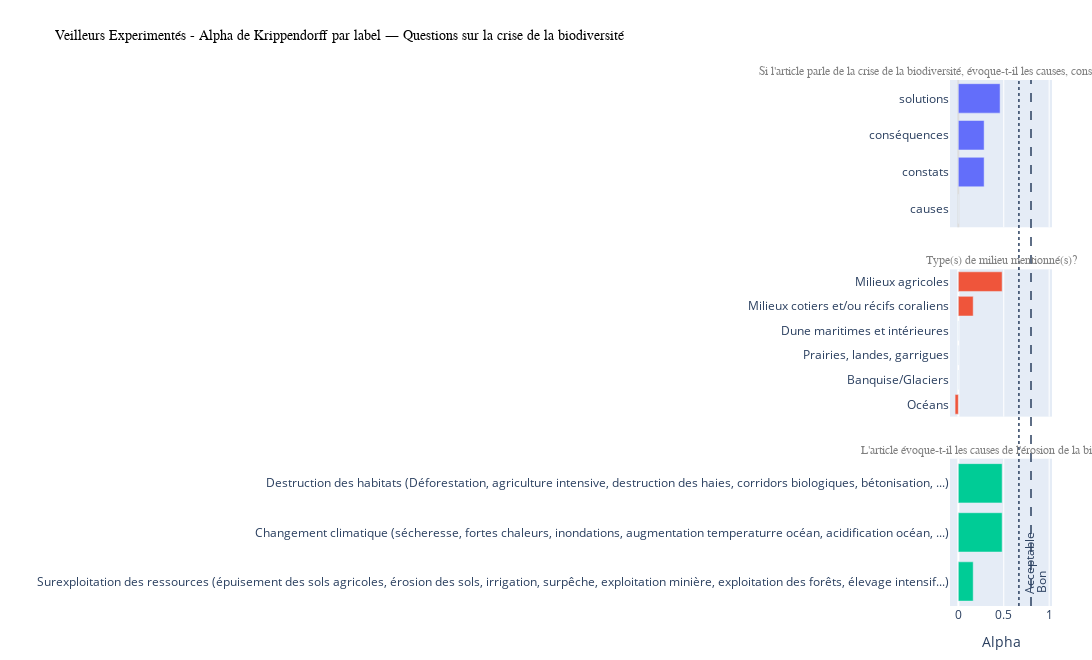

Notebook code cell kept with this figure:
### Code cell
# Questions Biodiversité
alpha_dict_biodiv_exp = {q: alpha_dict_exp[q] for q in questions_biodiv if q in alpha_dict_exp}
fig = make_multi_figure(alpha_dict_biodiv_exp, titre = "Veilleurs Experimentés - Alpha de Krippendorff par label — Questions sur la crise de la biodiversité", width=1500)
fig.show()

### Figure 1 — Plotly figure (JSON) as saved in the notebook; plotly's stock layout.template omitted (floating-point values rounded to 4 significant figures)
{"data": [{"hovertemplate": "<b>%{y}</b><br>Alpha: %{x:.3f}<extra></extra>", "orientation": "h", "showlegend": false, "type": "bar", "x": [0.0, 0.284, 0.284, 0.4596], "xaxis": "x", "y": ["causes", "constats", "conséquences", "solutions"], "yaxis": "y"}, {"hovertemplate": "<b>%{y}</b><br>Alpha: %{x:.3f}<extra></extra>", "orientation": "h", "showlegend": false, "type": "bar", "x": [-0.03571, 0.0, 0.0, 0.0, 0.1635, 0.4821], "xaxis": "x2", "y": ["Océans", "Banquise/Glaciers", "Prairies, landes, garrigues", "Dune maritimes et intérieures", "Milieux cotiers et/ou récifs coraliens", "Milieux agricoles"], "yaxis": "y2"}, {"hovertemplate": "<b>%{y}</b><br>Alpha: %{x:.3f}<extra></extra>", "orientation": "h", "showlegend": false, "type": "bar", "x": [0.1635, 0.4821, 0.4821], "xaxis": "x3", "y": ["Surexploitation des ressources (épuisement des sols agricoles, érosion des sols, irrigation, surpêche, exploitation minière, exploitation des forêts, élevage intensif...)", "Changement climatique (sécheresse, fortes chaleurs, inondations, augmentation temperaturre océan, acidification océan, ...)", "Destruction des habitats (Déforestation, agriculture intensive, destruction des haies, corridors biologiques, bétonisation, ...)"], "yaxis": "y3"}], "layout": {"annotations": [{"font": {"color": "gray", "family": "Arial", "size": 12}, "showarrow": false, "text": "Si l'article parle de la crise de la biodiversité, évoque-t-il les causes, conséquences, solutions ou constats ?", "x": 0.5, "xanchor": "center", "xref": "paper", "y": 1, "yanchor": "bottom", "yref": "paper"}, {"font": {"color": "gray", "family": "Arial", "size": 12}, "showarrow": false, "text": "Type(s) de milieu mentionné(s)?", "x": 0.5, "xanchor": "center", "xref": "paper", "y": 0.64, "yanchor": "bottom", "yref": "paper"}, {"font": {"color": "gray", "family": "Arial", "size": 12}, "showarrow": false, "text": "L'article évoque-t-il les causes de l'érosion de la biodiversité?", "x": 0.5, "xanchor": "center", "xref": "paper", "y": 0.28, "yanchor": "bottom", "yref": "paper"}, {"font": {"color": "#2A3F5F", "size": 12}, "showarrow": false, "text": "Acceptable", "textangle": -90, "x": 0.667, "xanchor": "left", "xref": "x", "y": 0.02, "yanchor": "bottom", "yref": "paper"}, {"font": {"color": "#2A3F5F", "size": 12}, "showarrow": false, "text": "Bon", "textangle": -90, "x": 0.8, "xanchor": "left", "xref": "x", "y": 0.02, "yanchor": "bottom", "yref": "paper"}], "bargap": 0.2, "height": 660, "margin": {"b": 40, "l": 160, "r": 40, "t": 80}, "shapes": [{"line": {"color": "#2A3F5F", "dash": "dot", "width": 1.5}, "type": "line", "x0": 0.667, "x1": 0.667, "xref": "x", "y0": 0, "y1": 1, "yref": "paper"}, {"line": {"color": "#2A3F5F", "dash": "dash", "width": 1.5}, "type": "line", "x0": 0.8, "x1": 0.8, "xref": "x", "y0": 0, "y1": 1, "yref": "paper"}], "title": {"font": {"color": "black", "family": "Arial", "size": 14}, "text": "Veilleurs Experimentés - Alpha de Krippendorff par label — Questions sur la crise de la biodiversité"}, "width": 1500, "xaxis": {"anchor": "y", "domain": [0, 1], "matches": "x3", "range": [-0.08571, 1], "showticklabels": false, "title": {"text": ""}, "zeroline": true, "zerolinecolor": "#ddd"}, "xaxis2": {"anchor": "y2", "domain": [0, 1], "matches": "x3", "showticklabels": false, "title": {"text": ""}}, "xaxis3": {"anchor": "y3", "domain": [0, 1], "showticklabels": true, "title": {"text": "Alpha"}}, "yaxis": {"anchor": "x", "automargin": true, "domain": [0.72, 1], "title": {"text": ""}}, "yaxis2": {"anchor": "x2", "automargin": true, "domain": [0.36, 0.64], "title": {"text": ""}}, "yaxis3": {"anchor": "x3", "automargin": true, "domain": [0, 0.28], "title": {"text": ""}}}}
